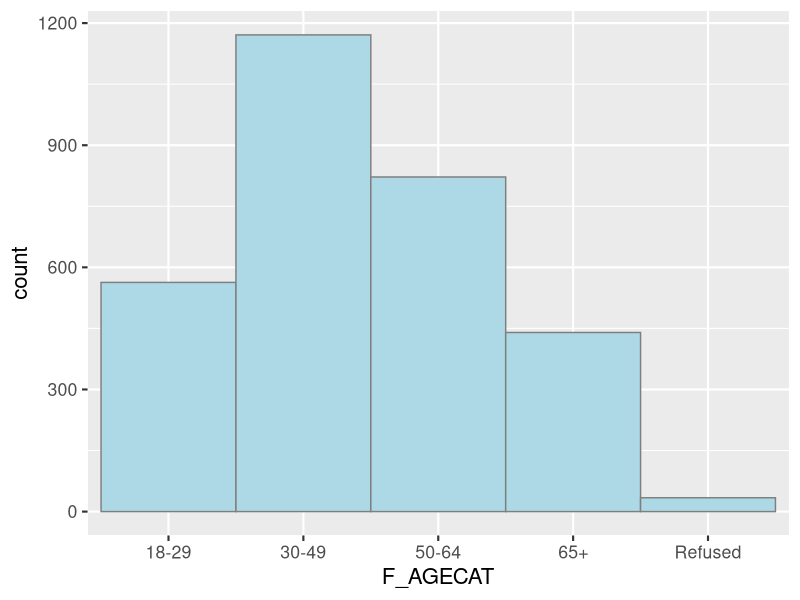
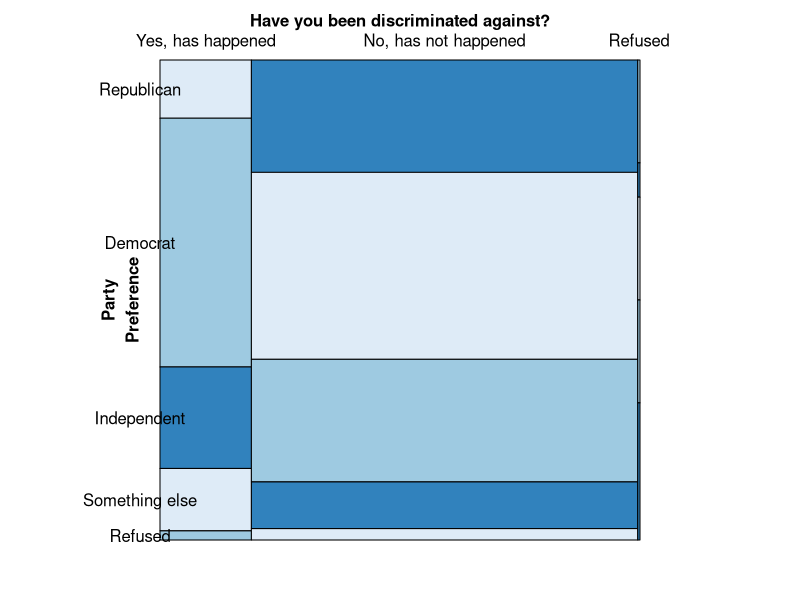
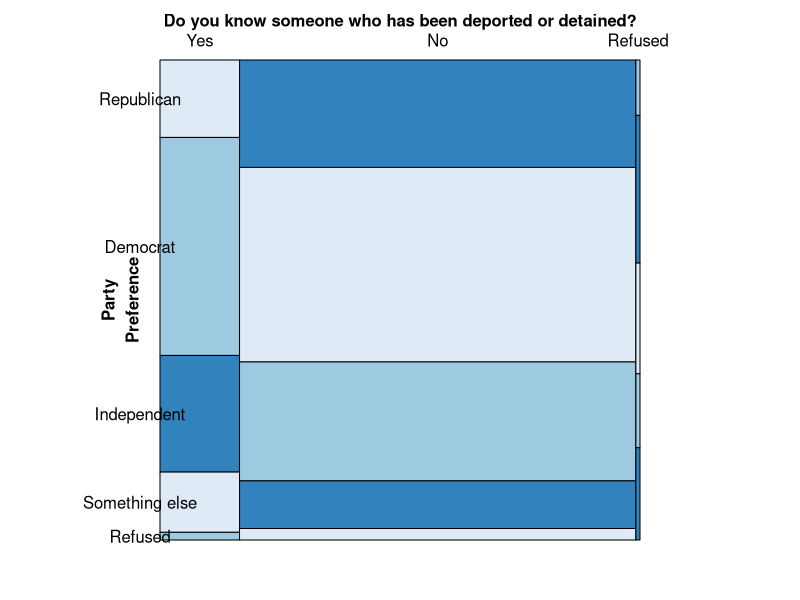
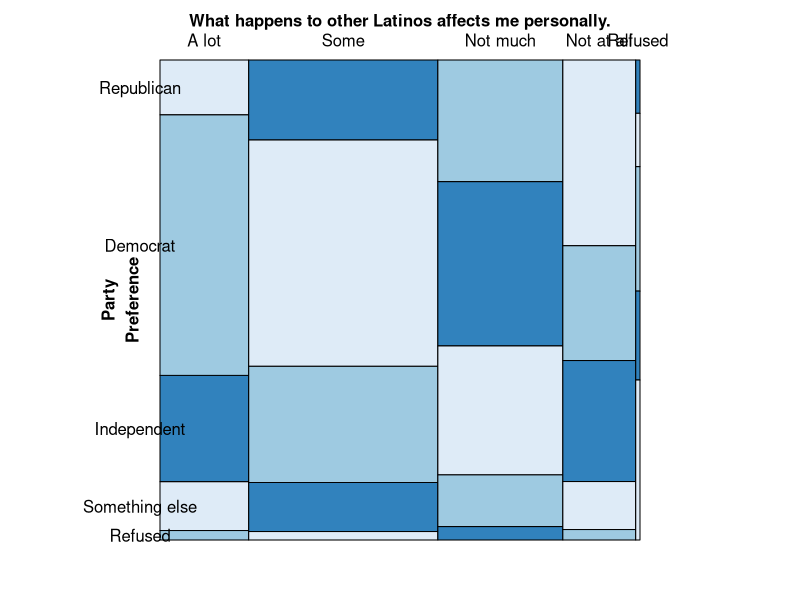
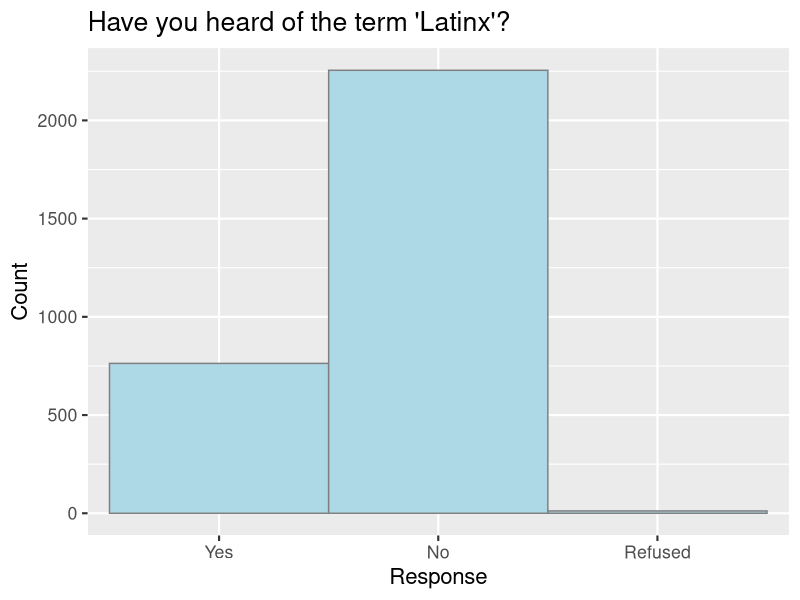
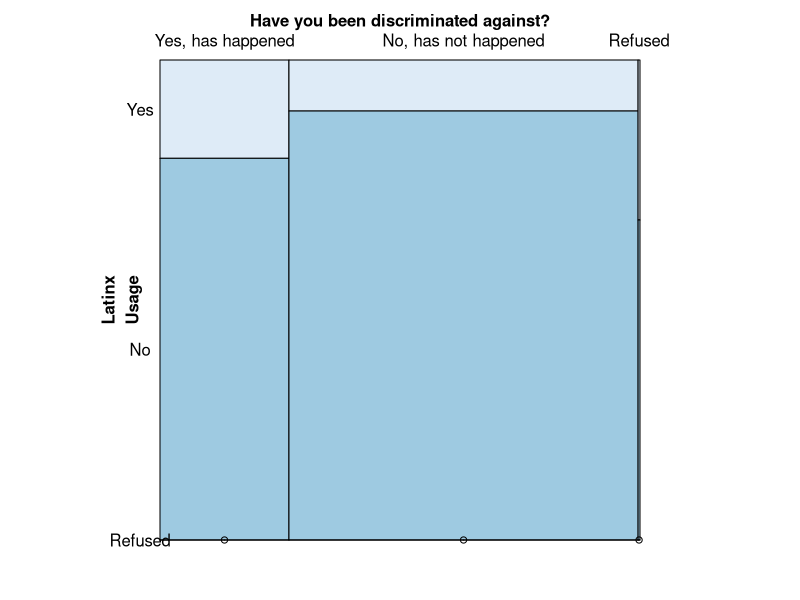
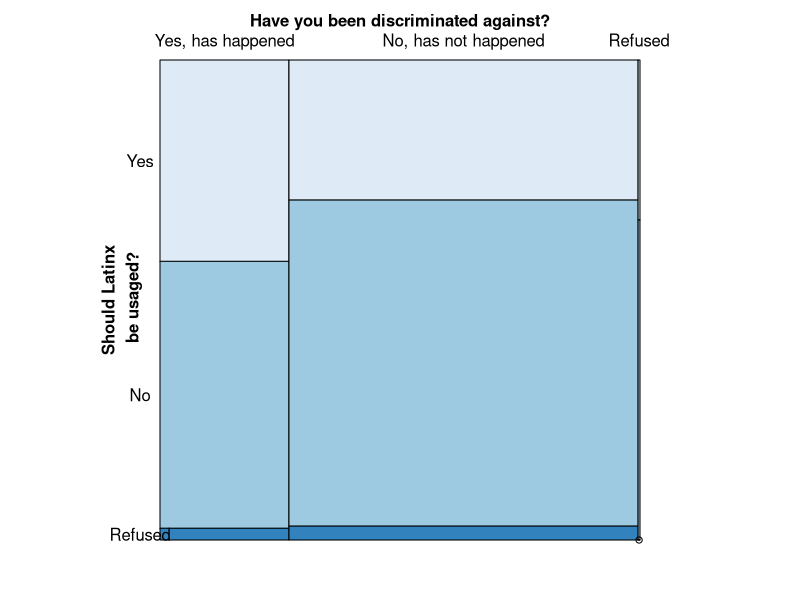

Write R code to recreate these figures, in order.
## ---- chunk 1
#Setup
library(tidyverse)
library(patchwork)
library(vcd)
## ---- chunk 2
#Inital Data exploration
#3030 observations of 110 variables 
library(haven)
dataset = read_sav("ATP W58.sav")

dataset2 <-  dataset[ , c(1,8,10,11,12,13,14,15,16,17,18,19,21,22,23,32,39,40,41,42,43,44,49,50,51,52,63,64,65,66,67,69,70,71,72,73,74,75,78,79,80,81,82,83,84,85,86,87,88,89,92,93,94,95,96,97,98,99,100,101,102,103,104,105,106,107,110)] 

ds= as_factor(dataset2)
#Age distribution

ggplot(ds, aes(F_AGECAT)) + 
  geom_bar(color = "grey50", fill = "lightblue", width = 1) + theme_grey(16)

## ---- chunk 3
#Initial Data exploration for Question 2: Does experiencing discrimination based on ethnic identity lead to more liberal political views? For example, do people who have experienced discrimination more easily embrace gender-neutral ways of expressing the Latin experience?

## ---- chunk 4
#Graph of discrimination versus party preference 
mosaic(F_PARTY_FINAL ~ HISPDISCR_c_W58,
       data = ds,
       direction = c("v", "h"),
       highlighting_fill = RColorBrewer::brewer.pal(3, "Blues"),
       spacing = spacing_equal(sp = unit(0, "lines")),
       labeling = labeling_border(rot_labels = c(0, 0, 0, 0),
                                  set_varnames = c(HISPDISCR_c_W58 = "Have you been discriminated against?", F_PARTY_FINAL = "Party\nPreference"))) +
  theme_grey(16)
## ---- chunk 5
#knows someone who has been deported or detained vs. political preference

mosaic(F_PARTY_FINAL ~ KNOWDPORT_W58,
       data = ds,
       direction = c("v", "h"),
       highlighting_fill = RColorBrewer::brewer.pal(3, "Blues"),
       spacing = spacing_equal(sp = unit(0, "lines")),
       labeling = labeling_border(rot_labels = c(0, 0, 0, 0),
                                  set_varnames = c(KNOWDPORT_W58 = "Do you know someone who has been deported or detained?", F_PARTY_FINAL = "Party\nPreference"))) +
  theme_grey(16)
## ---- chunk 6
#Thinks what happens to latinos in this country affects them personally vs. political preference

mosaic(F_PARTY_FINAL ~ RACESURV26_W58,
       data = ds,
       direction = c("v", "h"),
       highlighting_fill = RColorBrewer::brewer.pal(3, "Blues"),
       spacing = spacing_equal(sp = unit(0, "lines")),
       labeling = labeling_border(rot_labels = c(0, 0, 0, 0),
                                  set_varnames = c(RACESURV26_W58 = "What happens to other Latinos affects me personally.", F_PARTY_FINAL = "Party\nPreference"))) +
  theme_grey(16)
## ---- chunk 7
#Graph of people who have heard term Latinx
ggplot(ds, aes(LATINX1_W58)) + 
  geom_bar(color = "grey50", fill = "lightblue", width = 1) + 
  ylab("Count") + 
  xlab("Response") +
  ggtitle("Have you heard of the term 'Latinx'?") +
  theme_grey(16)

## ---- chunk 8
#Of those who have heard of the term Latinx:
#Note: Still need to filter by people who have heard of Latinx before

#discriminated agains vs. Latinx usage
mosaic(LATINX3_W58 ~ HISPDISCR_c_W58,
       data = ds,
       direction = c("v", "h"),
       highlighting_fill = RColorBrewer::brewer.pal(3, "Blues"),
       spacing = spacing_equal(sp = unit(0, "lines")),
       labeling = labeling_border(rot_labels = c(0, 0, 0, 0),
                                  set_varnames = c(HISPDISCR_c_W58 = "Have you been discriminated against?", LATINX3_W58 = "Latinx\nUsage"))) +
  theme_grey(16)

#discriminated against vs belief that Latinx should be used to describe the latino population

mosaic(LATINX4_W58 ~ HISPDISCR_c_W58,
       data = ds,
       direction = c("v", "h"),
       highlighting_fill = RColorBrewer::brewer.pal(3, "Blues"),
       spacing = spacing_equal(sp = unit(0, "lines")),
       labeling = labeling_border(rot_labels = c(0, 0, 0, 0),
                                  set_varnames = c(HISPDISCR_c_W58 = "Have you been discriminated against?", LATINX4_W58 = "Should Latinx\n be usaged?"))) +
  theme_grey(16)
